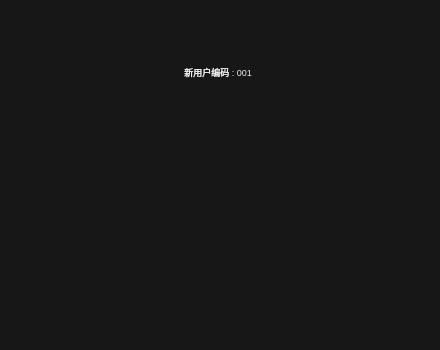
<?xml version="1.0" encoding="UTF-8"?>
<ui version="4.0">
 <class>Form_finger</class>
 <widget class="QWidget" name="Form_finger">
  <property name="geometry">
   <rect>
    <x>0</x>
    <y>0</y>
    <width>440</width>
    <height>350</height>
   </rect>
  </property>
  <property name="minimumSize">
   <size>
    <width>440</width>
    <height>350</height>
   </size>
  </property>
  <property name="maximumSize">
   <size>
    <width>440</width>
    <height>350</height>
   </size>
  </property>
  <property name="windowTitle">
   <string>Form</string>
  </property>
  <widget class="QWidget" name="widget" native="true">
   <property name="geometry">
    <rect>
     <x>0</x>
     <y>0</y>
     <width>440</width>
     <height>350</height>
    </rect>
   </property>
   <property name="minimumSize">
    <size>
     <width>440</width>
     <height>350</height>
    </size>
   </property>
   <property name="maximumSize">
    <size>
     <width>440</width>
     <height>350</height>
    </size>
   </property>
   <property name="styleSheet">
    <string notr="true">#widget{
background-color: rgba(0, 0, 0, 230); 
}</string>
   </property>
   <widget class="QLabel" name="labelmess">
    <property name="geometry">
     <rect>
      <x>90</x>
      <y>40</y>
      <width>256</width>
      <height>64</height>
     </rect>
    </property>
    <property name="minimumSize">
     <size>
      <width>256</width>
      <height>64</height>
     </size>
    </property>
    <property name="maximumSize">
     <size>
      <width>255</width>
      <height>64</height>
     </size>
    </property>
    <property name="font">
     <font>
      <pointsize>7</pointsize>
     </font>
    </property>
    <property name="styleSheet">
     <string notr="true">color: rgb(238, 238, 236);</string>
    </property>
    <property name="text">
     <string>新用户编码 : 001</string>
    </property>
    <property name="alignment">
     <set>Qt::AlignCenter</set>
    </property>
   </widget>
   <widget class="QWidget" name="widway" native="true">
    <property name="geometry">
     <rect>
      <x>40</x>
      <y>100</y>
      <width>361</width>
      <height>98</height>
     </rect>
    </property>
    <layout class="QHBoxLayout" name="horizontalLayout">
     <item>
      <widget class="QPushButton" name="addface">
       <property name="minimumSize">
        <size>
         <width>80</width>
         <height>80</height>
        </size>
       </property>
       <property name="maximumSize">
        <size>
         <width>80</width>
         <height>80</height>
        </size>
       </property>
       <property name="styleSheet">
        <string notr="true">QPushButton {
    border: none;
    background: transparent;
    border-radius: 20px; /* 圆角半径，根据需要调整 */
    background-image: url(:/pics/faceadd.png);
    background-repeat: no-repeat;
    background-position: center;
}
</string>
       </property>
       <property name="text">
        <string/>
       </property>
      </widget>
     </item>
     <item>
      <widget class="QPushButton" name="addfinger">
       <property name="minimumSize">
        <size>
         <width>80</width>
         <height>80</height>
        </size>
       </property>
       <property name="maximumSize">
        <size>
         <width>80</width>
         <height>80</height>
        </size>
       </property>
       <property name="styleSheet">
        <string notr="true">QPushButton {
    border: none;
    background: transparent;
    border-radius: 20px; /* 圆角半径，根据需要调整 */
    background-image: url(:/pics/fingeradd.png);
    background-repeat: no-repeat;
    background-position: center;
}
</string>
       </property>
       <property name="text">
        <string/>
       </property>
      </widget>
     </item>
     <item>
      <widget class="QPushButton" name="addquit">
       <property name="minimumSize">
        <size>
         <width>80</width>
         <height>80</height>
        </size>
       </property>
       <property name="maximumSize">
        <size>
         <width>80</width>
         <height>80</height>
        </size>
       </property>
       <property name="styleSheet">
        <string notr="true">QPushButton {
    border: none;
    background: transparent;
    border-radius: 20px; /* 圆角半径，根据需要调整 */
    background-image: url(:/pics/quit.png);
    background-repeat: no-repeat;
    background-position: center;
}
</string>
       </property>
       <property name="text">
        <string/>
       </property>
      </widget>
     </item>
    </layout>
   </widget>
  </widget>
 </widget>
 <resources/>
 <connections/>
</ui>
